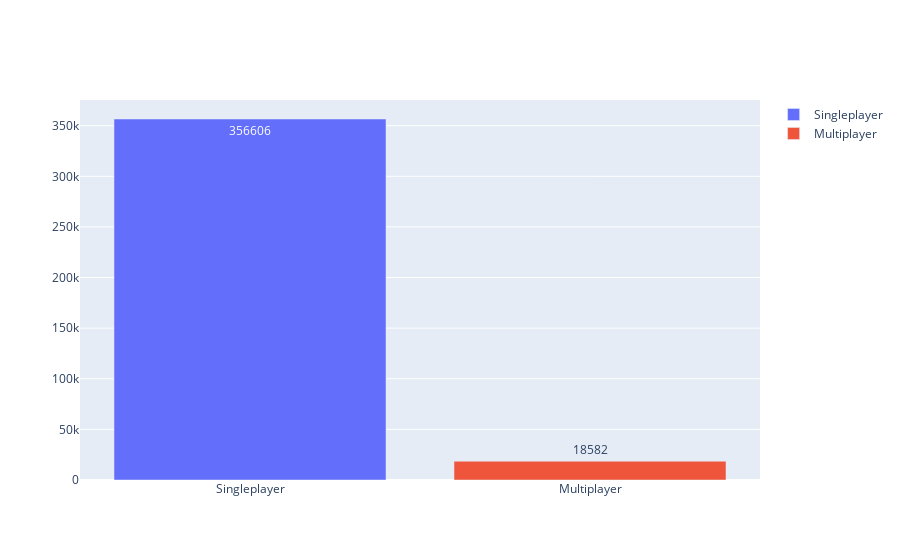

The code cell stored with this chart in its notebook:
### Code cell
%matplotlib inline
import json
import numpy as np
import plotly.graph_objects as go
import cv2
from plotly.subplots import make_subplots
from IPython.display import Image
import sys
import os

sys.path.insert(0, "../../")
from data_loader import get_data_to_load, get_counterpart, load_json_files
import folium
from folium.plugins import HeatMap

# Load data first

multiplayer_countries_map = json.load(open("../02_listing/countries_map", encoding="utf8"))
singleplayer_pre_mapping_countries_map = json.load(open("../03_mapping/pre_mapping_countries_map", encoding="utf8"))
basenames_to_country_map = json.load(open("../03_mapping/pre_mapping_basenames_to_countries_map", encoding="utf8"))
variance_map = json.load(open("../04_data_cleaning/variance_map", encoding="utf8"))

list_files = get_data_to_load(loading_file="../04_data_cleaning/updated_data_list", file_location="../01_enriching/.data/", image_file_location="../../1_data_collection/.data/", allow_new_file_creation=False, from_remote_only=True, download_link="default", limit=25, shuffle_seed=43, allow_file_location_env=True, allow_image_file_location_env=True, allow_json_file_location_env=True, allow_download_link_env=True)
list_basenames = [os.path.basename(x) for x in list_files]
list_basenames_set = set(list_basenames)
basenames_to_file_map = {x: y for x, y in zip(list_basenames, list_files)}

# filter only .png files from the list
images_to_country_map = {get_counterpart(k): v for k, v in basenames_to_country_map.items() if k in list_basenames_set}

# Combine image_to_country_map and variance_map (they have the same keys, but different kinds of values)
# into a single dictionary, where the values are tuples of the form (country, variance)
image_to_country_variance_map = {}
for key in images_to_country_map:
    image_to_country_variance_map[key] = (images_to_country_map[key], variance_map[key])

# Combine the two countries maps into a single dictionary, where the values are tuples of the form (multiplayer_country, singleplayer_country)
countries_map = {}
for key in set([*multiplayer_countries_map.keys(), *singleplayer_pre_mapping_countries_map.keys()]):
    countries_map[key] = (multiplayer_countries_map.get(key, np.nan), singleplayer_pre_mapping_countries_map.get(key, np.nan))

# Print number of singleplayer games and number of multiplayer games by summing all the values in the countries_map
singleplayer_games = sum(singleplayer_pre_mapping_countries_map.values())
multiplayer_games = sum(multiplayer_countries_map.values())

# Display in a fancy plotly plot (not a table but a bar chart with nice big labels of the final values
fig = go.Figure(data=[go.Bar(name="Singleplayer", x=["Singleplayer"], y=[singleplayer_games], text=[singleplayer_games], textposition="auto"), go.Bar(name="Multiplayer", x=["Multiplayer"], y=[multiplayer_games], text=[multiplayer_games], textposition="auto")])

# Display the plot
fig.show()

### Figure 1 — Plotly figure (JSON) as saved in the notebook; plotly's stock layout.template omitted (floating-point values rounded to 4 significant figures)
{"data": [{"name": "Singleplayer", "text": ["356606"], "textposition": "auto", "type": "bar", "x": ["Singleplayer"], "y": [356606]}, {"name": "Multiplayer", "text": ["18582"], "textposition": "auto", "type": "bar", "x": ["Multiplayer"], "y": [18582]}], "layout": {}}
